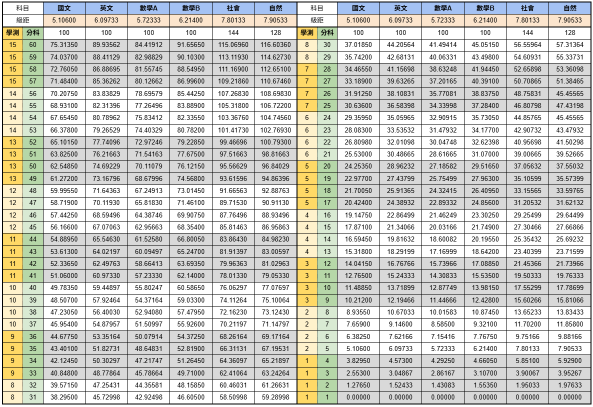
#> input picture 115學測轉換分科測驗分數.png, 1185 x 813 px (shown at 1/2 size)
$ python -i ocr_apply_sieve.py   (imports and definitions only)
#> lines starting #> are read from the running program, lines starting #| are printed output that depends on the picture; after the words box and inside, x2 and y2 are one past the last pixel; in counts of white or black regions, pixels touching at a corner belong together
"""115 學年度申請入學「各校系篩選標準一覽表」圖片 → CSV（OCR）。

作法：
1. 用形態學偵測表格格線，找出每一個資料列（橫線之間）與該列的欄位分隔（直線）。
2. 逐格裁切，用 RapidOCR 辨識；「--」「*」這類符號用墨跡形狀判斷，避免 OCR 漏字。
3. 校系代碼、招生名額、檢定標準、篩選倍率與 115 校系分則（apply115.db）交叉核對，
   不一致的格子列入 115申請入學_篩選標準_待確認.csv。

用法：uv run --with rapidocr-onnxruntime --with opencv-python-headless python ocr_apply_sieve.py [--year 114] [學校代碼...]
輸出：{學年度}申請入學_篩選標準.csv
沒有該年度校系分則資料庫（apply{學年度}.db）時，檢定標準與篩選倍率改用 OCR 辨識並檢查格式，
校系名稱取自同年度分發標準網頁（文字）。
"""
import csv
import difflib
import re
import sqlite3
import sys
from pathlib import Path

import cv2
import numpy as np
from rapidocr_onnxruntime import RapidOCR

HERE = Path(__file__).parent
ARGS = sys.argv[1:]
YEAR = "115"
if ARGS[:1] == ["--year"]:
    YEAR, ARGS = ARGS[1], ARGS[2:]
FIX_ONLY = ARGS[:1] == ["--fix-only"]      # 不重新 OCR，只對既有 CSV 重新套用校正規則
if FIX_ONLY:
    ARGS = ARGS[1:]
RAW = HERE / f"申請{YEAR}結果_原始資料"
IMG_DIR = RAW / "篩選標準圖片"
OUT = HERE / f"{YEAR}申請入學_篩選標準.csv"
REVIEW = HERE / f"{YEAR}申請入學_篩選標準_待確認.csv"
DB = HERE / f"apply{YEAR}.db"
FULL_OCR = not DB.exists()          # 沒有同年度分則資料庫時，檢定與倍率也要辨識
SUBJ = ["國文", "英文", "數學A", "數學B", "社會", "自然"]
# 一般校系表格的 25 欄
COLS = (["校系代碼", "性別要求", "校系名稱", "招生名額"]
        + [f"檢定_{s}" for s in SUBJ + ["英聽"]]
        + [f"倍率_{s}" for s in SUBJ + ["學測科目組合"]]
        + [f"篩選順序{i}" for i in range(1, 7)] + ["同級分超額篩選"])
# OCR 常見簡體／誤認字 → 繁體
S2T = str.maketrans({"国": "國", "数": "數", "学": "學", "会": "會", "语": "語", "认": "認", "识": "識", "读": "讀",
                     "实": "實", "筝": "箏", "竖": "豎", "撃": "擊", "论": "論", "标": "標", "顶": "頂", "后": "後", "（": "(", "）": ")", "＋": "+", "十": "+",
                     "－": "-", "一": "-", "—": "-", "：": ":", "O": "0", "o": "0", "l": "1", "I": "1"})
# [1 line that did not run here, left out]


def lines_mask(gray):
    bw = cv2.adaptiveThreshold(gray, 255, cv2.ADAPTIVE_THRESH_MEAN_C, cv2.THRESH_BINARY_INV, 15, 10)
    h = cv2.morphologyEx(bw, cv2.MORPH_OPEN, cv2.getStructuringElement(cv2.MORPH_RECT, (120, 1)))
    v = cv2.morphologyEx(bw, cv2.MORPH_OPEN, cv2.getStructuringElement(cv2.MORPH_RECT, (1, 18)))
    return bw, h, v


def runs(arr, min_gap=3):
    """把 True 的連續區段合併成中心位置清單。"""
    idx = np.where(arr)[0]
    if not len(idx):
        return []
    groups, start, prev = [], idx[0], idx[0]
    for i in idx[1:]:
        if i - prev > min_gap:
            groups.append((start + prev) // 2)
            start = i
        prev = i
    groups.append((start + prev) // 2)
    return groups


def ink_symbol(cell):
    """判斷沒有文字的格子：空白、「--」或「*」。"""
    g = cv2.cvtColor(cell, cv2.COLOR_BGR2GRAY)
    _, bw = cv2.threshold(g, 110, 255, cv2.THRESH_BINARY_INV)
    bw = bw[2:-2, 3:-3]
    ys, xs = np.where(bw > 0)
    if len(ys) < 4:
        return ""
    hgt, wid = ys.max() - ys.min() + 1, xs.max() - xs.min() + 1
    if hgt <= 4 and wid >= 6:
        return "--"
    if 6 <= hgt <= 16 and wid <= 16:
        return "*"
    return None


def read_cell(img, x0, x1, y0, y1, star=False):
    """逐行辨識：依墨跡水平投影切出文字行，每行只做文字辨識（不跑文字偵測，快很多）。"""
    cell = img[y0 + 3:y1 - 2, x0 + 3:x1 - 2]
    if cell.size == 0:
        return ""
    sym = ink_symbol(cell)
    if sym is not None and (sym != "*" or star):
        return sym
    g = cv2.cvtColor(cell, cv2.COLOR_BGR2GRAY)
    _, bw = cv2.threshold(g, 110, 255, cv2.THRESH_BINARY_INV)
    prof = bw.sum(axis=1) > 0
    bands, start = [], None
    for i, on in enumerate(list(prof) + [False]):
        if on and start is None:
            start = i
        elif not on and start is not None:
            if i - start >= 4:
                bands.append((start, i))
            start = None
    parts = []
    for t, b in bands:
        cols = np.where(bw[t:b].sum(axis=0) > 0)[0]
        line = cell[max(t - 3, 0):b + 3, max(cols.min() - 4, 0):cols.max() + 5]
        line = cv2.resize(line, None, fx=2, fy=2, interpolation=cv2.INTER_CUBIC)
        line = cv2.copyMakeBorder(line, 8, 8, 8, 8, cv2.BORDER_REPLICATE)
        res, _ = ocr(line, use_det=False, use_cls=False)
        if res:
            parts.append(res[0][0])
    txt = "".join(parts).translate(S2T).replace(" ", "")
    return re.sub(r"^-+$", "--", txt) or "?"


# [11 lines left out: function seq_count, not called in this run]


def parse_image(path):
#> called with path = '115學測轉換分科測驗分數.png'
    img = cv2.imdecode(np.fromfile(str(path), dtype=np.uint8), cv2.IMREAD_COLOR)  # 支援中文路徑
#> img is the input picture: shape (813, 1185, 3); mean B, G, R 196.9, 203, 202.9
    gray = cv2.cvtColor(img, cv2.COLOR_BGR2GRAY)
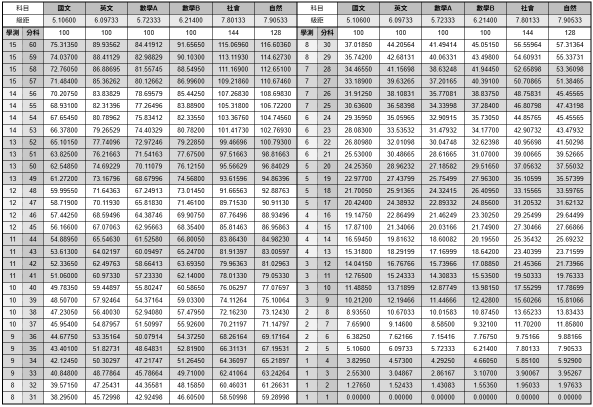
#> gray: shape (813, 1185) (shown at 1/2 size); min 0, max 255, mean 202.2
    _, hmask, vmask = lines_mask(gray)
#> in lines_mask, `bw = cv2.adaptiveThreshold(gray, 255, cv2.ADAPTIVE_THRESH_MEAN_C, cv2...`:
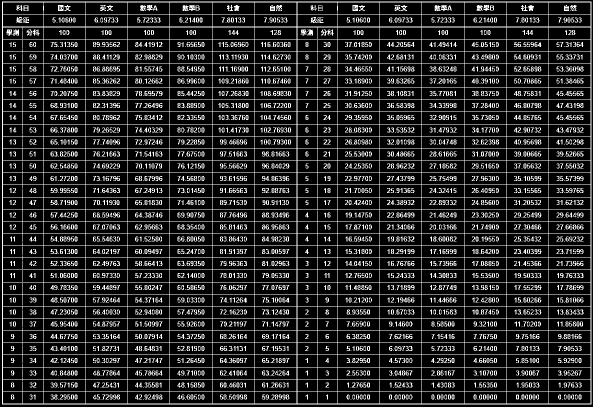
#> bw: shape (813, 1185) (shown at 1/2 size); 15.9% white in thin lines or dots
#> in lines_mask, `h = cv2.morphologyEx(bw, cv2.MORPH_OPEN, cv2.getStructuringElement(cv2..`:
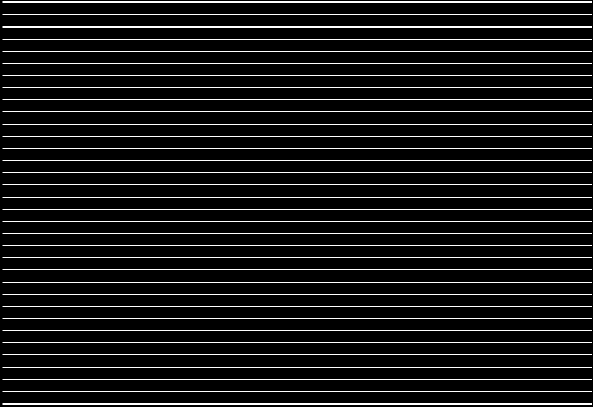
#> h: shape (813, 1185) (shown at 1/2 size); 4.5% white in thin lines or dots
#> in lines_mask, `v = cv2.morphologyEx(bw, cv2.MORPH_OPEN, cv2.getStructuringElement(cv2..`:
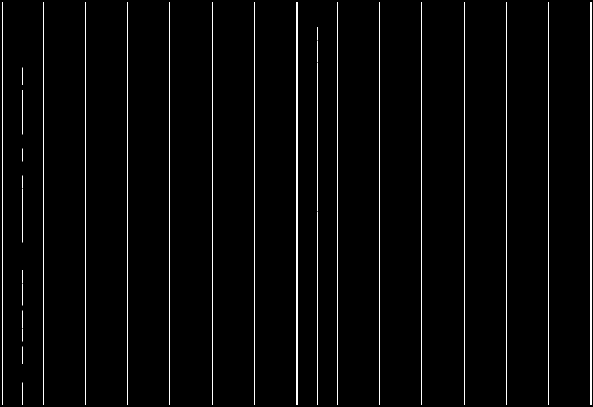
#> v: shape (813, 1185) (shown at 1/2 size); 1.6% white in thin lines or dots
    H, W = gray.shape
#> H = 813; W = 1185
    # 只看「校系代碼」欄（表格最左側）的橫線來切列：術科類校系的檢定、倍率欄內部
    # 另有分隔線（學測／術科上下兩層），但那些線不會延伸到校系代碼欄。
    left = int(np.argmax(vmask[:, :W // 8].sum(axis=0)))   # 表格左框
#> left = 4
    band = hmask[:, left + 8:left + 60]
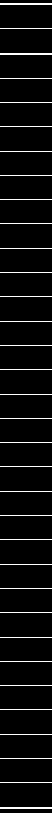
#> band: shape (813, 52); 4.6% white in thin lines or dots
    ys = runs(band.min(axis=1) > 0)
#> in runs, `idx = np.where(arr)[0]`: idx = 37 values from 3 to 808
#> in runs, `groups, start, prev = [], idx[0], idx[0]`: groups = []; start = 3
#> the loop in runs, `for i in idx[1:]:` made 36 passes
#> (i, start, prev) on passes 2, 3, 5, 6, 7, 8, 9, 10, 11, 12, 13, 14: (28, 28, 28), (53, 53, 53), (78, 78, 78), (102, 102, 102), (126, 126, 126), (151, 151, 151), (175, 175, 175), (199, 199, 199), (223, 223, 223), (248, 248, 248), (272, 272, 272), (296, 296, 296)
#> (i, prev) on passes 1, 4, 36: (4, 4), (54, 54), (808, 808)
#> after the loop in runs, `for i in idx[1:]:`: groups = 33 values from 3 to 782
#> ys = 34 values from 3 to 807
    rows = []
    for top, bot in zip(ys, ys[1:]):
        if bot - top < 18:
            continue
        mid = vmask[top + 4:bot - 3]
        xs = runs(mid.min(axis=0) > 0, min_gap=4) if len(mid) else []
        if len(xs) < 10:
            continue
        cell = lambda i, star=False: read_cell(img, xs[i], xs[i + 1], top, bot, star)
        code = cell(0)
        if not re.fullmatch(r"\d{6}", code):
            continue
        widths = [b - a for a, b in zip(xs, xs[1:])]
        n = len(widths)
        k = seq_count(widths)
        seqs = [cell(n - 1 - k + j) for j in range(k)]
        same = cell(n - 1, star=True)
        # 音樂類在招生名額後面多一欄「主修」（較寬、內容為中文樂器名稱）
        major = ""
        if widths[4] > widths[3] * 1.15:
            t = cell(4)
            if re.search(r"[\u4e00-\u9fff]", t) and "標" not in t:
                major = t
        # 一般校系（25 欄）才能逐格對應檢定 7 欄與倍率 7 欄
        std = [cell(i) for i in range(4, 18)] if FULL_OCR and n == len(COLS) else []
        rows.append({"code": code, "gender": cell(1), "quota": cell(3), "major": major,
                     "seqs": seqs, "same": same, "ncols": n, "nseq": k, "std": std})
#> this loop made 1 pass
#> (top, bot) on pass 1: (3, 28)
#> pass 1, in read_cell, `cell = img[y0 + 3:y1 - 2, x0 + 3:x1 - 2]`:
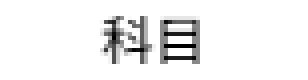
#> cell: shape (20, 77, 3) (shown 4 times larger); min 0, max 255, mean 239.9
#> pass 1, in ink_symbol, `_, bw = cv2.threshold(g, 110, 255, cv2.THRESH_BINARY_INV)`:
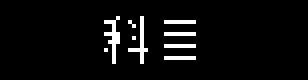
#> bw: shape (20, 77) (shown 4 times larger); 4.7% white in thin lines or dots, all inside (x1, y1, x2, y2) = (26, 4, 49, 16)
#> after the loop, rows = []
    return rows


# 篩選順序中會出現的科目與術科項目名稱，用來校正 OCR 誤字（如「彩缩技法」→「彩繪技法」）
VOCAB = ["國文", "英文", "數學A", "數學B", "社會", "自然", "素描", "彩繪技法", "水墨書畫", "創意表現", "美術鑑賞",
         "主修", "副修", "樂理", "視唱", "聽寫", "APCS識讀", "APCS實作", "體育百分等級", "程式識讀", "程式實作"]


SEQ_CHARS = str.maketrans({"敷": "數", "园": "國", "囤": "國", "曾": "會", "缩": "繪", "书": "畫", "现": "現", "级": "級", "题": "",
                           "國": "國", "术": "術", "赏": "賞", "画": "畫", "绘": "繪", "创": "創", "体": "體"})
ABBR_RE = re.compile(r"[國英數AB社自]+")


# [187 lines left out: functions fix_seq, postfix, main, not called in this run]


# [2 lines not run here, left out]

#> (the run stopped early here; a loop or call above may not have finished)
